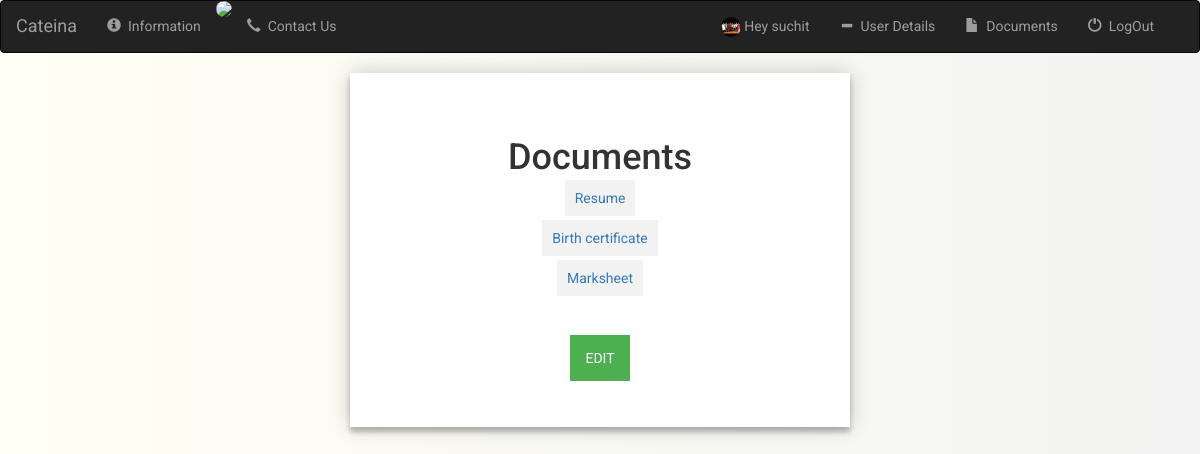
The page /users/documents/1/ (signed in) on the database its author committed.
### users/models.py (models this page shows, shortened)
class CustomUser(AbstractUser):
    name = models.CharField(blank=True, max_length=255)
    GEN_CHOICE = (
        ('M', 'Male'),
        ('F', 'Female'),
    )
    gender = models.CharField(max_length=6, choices=GEN_CHOICE)
    SEC_CHOICE = (
    ('1', 'Best friends name'),
    ('2', 'Favourite food'),
    ('3', 'Pet\'s name'),
    )
    sq = models.TextField("Security Question", max_length=20, choices=SEC_CHOICE,default=False)
    sa = models.CharField("Security Answer", max_length=10)
    bd = models.DateField("Birth Date", auto_now=False, auto_now_add=False)
    phoneno = models.IntegerField(default=False)
    fname = models.CharField("First Name",blank=True, max_length=10)
    lname = models.CharField(blank=True, max_length=10)
    profpic = models.FileField(default='', upload_to="documents%Y%m%d")
    address = models.TextField(default='')

### users/views.py (the view)
# urls.py: path('documents/<int:pk>/', views.DocumentView.as_view(), name='documents'),
class DocumentView(UpdateView):
    model = Documents
    template_name = 'users/documents.html'
    fields = ('resume','birth_certificate', 'marksheet')

### users/templates/users/documents.html (shortened to what this page needs)
{% extends 'base.html' %}
{% block body %}
<div class="form">
  <h1>Documents</h1>
    <form>
    {% for field in form %}
    <div class="documents">
        <a href="{{ field.value.url }}">{{ field.label }}</a>
    </div>
      <br>
    {% endfor %}
    <br>
    <br>
      <a href="{% url 'users:documentsupload' user.id %}" id="edit">Edit</a>
    </form>
</div>
{% endblock %}

### templates/base.html (shortened to what this page needs)
<html lang="en">
<head>
     {% load staticfiles %}
    <link rel="stylesheet" href="https://maxcdn.bootstrapcdn.com/bootstrap/3.3.7/css/bootstrap.min.css">
    <link rel="stylesheet" type="text/css" href="{% static 'users/style.css' %}" />
</head>
<body>
<nav class="navbar navbar-inverse" >
        <div class="container-fluid">
            <div class="navbar-header">
                <a class="navbar-brand " href="">Cateina</a>
            </div>
            <div class="collapse navbar-collapse">
                <ul class="nav navbar-nav">
                    <li class="">
                        <a href="{% url 'users:info' %}">
                            <span class="glyphicon glyphicon-info-sign" aria-hidden="true"></span>&nbsp;
                            Information
                        </a>
                    </li>
                    <li>
                        <img src="file:///C:/Users/gupta/Desktop/CateinaLog.png">
                    </li>
                    <li>
                        <a href="">
                            <span class="glyphicon glyphicon-earphone" aria-hidden="true"></span>&nbsp;
                            Contact Us
                        </a>
                    </li>
                </ul>
                <div class="collapse navbar-collapse navbar-right">
                <ul class="nav navbar-nav">
                {% if user.is_authenticated %}
                    <li class="">
                        <a href="">
                            <img src="{{user.profpic.url}} " height="20px">
                            Hey {{ user.username }}
                        </a>
                    </li>
                    <li class="">
                        <a href="{% url 'users:detailview' user.id %}">
                            <span class="glyphicon glyphicon-minus" aria-hidden="true"></span>&nbsp;
                            User Details
                        </a>
                    </li>
                    <li>
                        <a href="{% url 'users:documents' user.id %}">
                            <span class="glyphicon glyphicon-file" aria-hidden="true"></span>&nbsp;
                            Documents
                        </a>
                    </li>
                    <li class="">
                        <a href="{% url 'logout' %}">
                            <span class="glyphicon glyphicon-off" aria-hidden="true"></span>&nbsp;
                            LogOut
                        </a>
                    </li>
                {% endif %}
                </ul>
            </div>
        </div>
        </div>
</nav>
{% load bootstrap4 %}
{% block body %}
{% endblock %}

### static/users/style.css (style rules this page uses)
.form { position: relative; z-index: 1; background: #FFFFFF; max-width: 500px; margin: 0 auto 100px; padding: 45px; text-align: center; box-shadow: 0 0 20px 0 rgba(0, 0, 0, 0.2), 0 5px 5px 0 rgba(0, 0, 0, 0.24); }
body { background: #f3f3f3f3; background: -webkit-linear-gradient(right, #f3f3f3, #fffff2); background: -moz-linear-gradient(right, #f3f3f3, #fffff2); background: -o-linear-gradient(right, #f3f3f3, #fffff3); background: linear-gradient(to left, #f3f3f3, #fffff3); font-family: "Roboto", sans-serif; -webkit-font-smoothing: antialiased; -moz-osx-font-smoothing: grayscale; }
img { border-radius: 50% }
#edit { text-decoration: none; font-family: "Roboto", sans-serif; text-transform: uppercase; outline: 0; background: #4CAF50; width: 100%; border: 0; padding: 15px; color: #FFFFFF; font-size: 14px; -webkit-transition: all 0.3 ease; transition: all 0.3 ease; cursor: pointer; }
.form .documents a { padding: 10px; background-color: #f2f2f2; text-decoration: none; border: 1px; }

### rows shown on the page
CustomUser: profpic (picture), username "suchit"

### other values the page prints
{{ field.label }} "Resume" "Birth certificate" "Marksheet"
